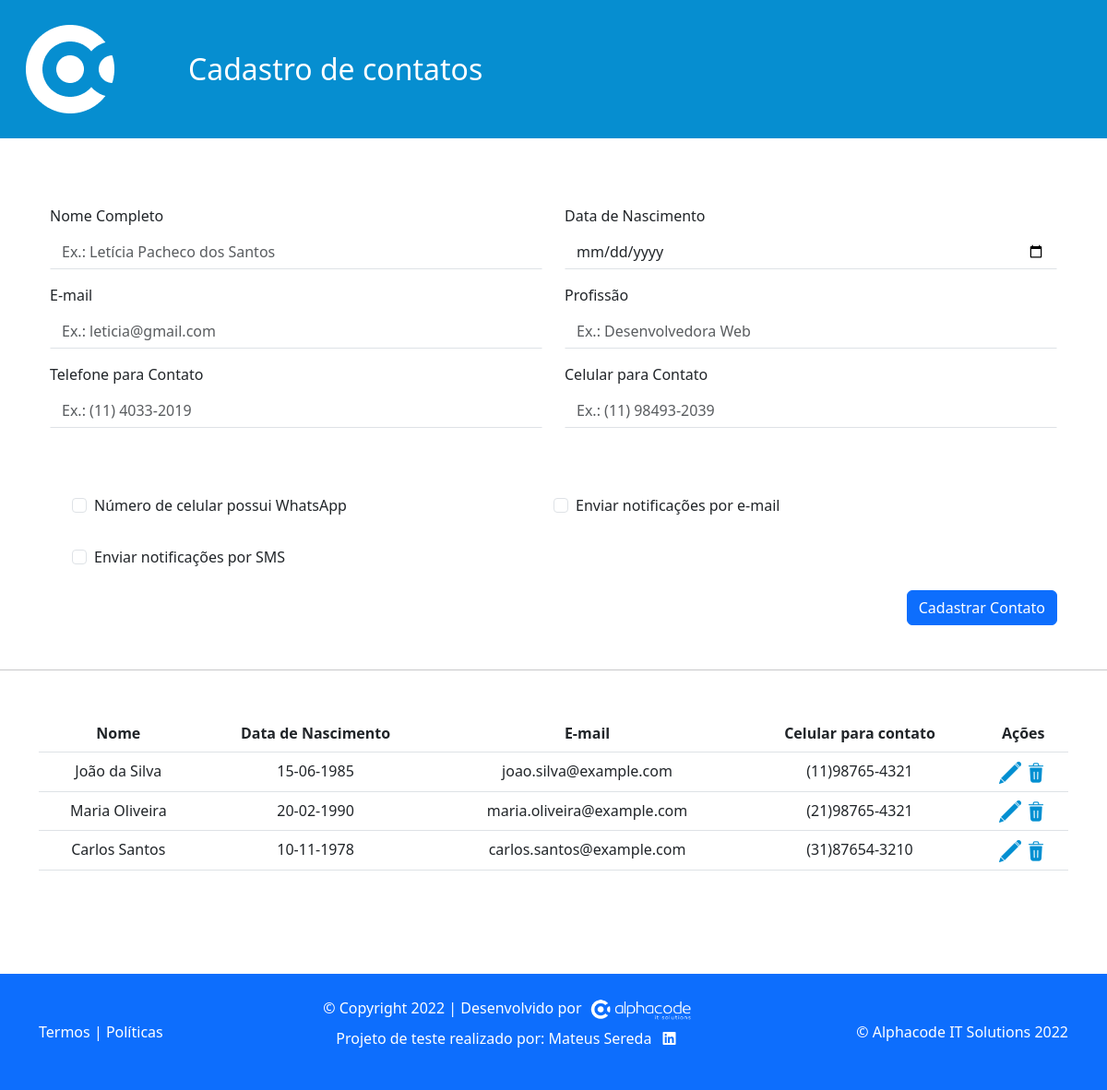
The page / on the database its author committed.
### tables this page shows
CREATE TABLE `contatos` (
  `id` int(11) NOT NULL AUTO_INCREMENT,
  `nome_completo` varchar(100) NOT NULL,
  `data_nascimento` date NOT NULL,
  `email` varchar(100) NOT NULL,
  `profissao` varchar(100) DEFAULT NULL,
  `telefone_contato` varchar(20) DEFAULT NULL,
  `celular_contato` varchar(20) DEFAULT NULL,
  `whatsapp` tinyint(1) DEFAULT 0,
  `notificacao_email` tinyint(1) DEFAULT 0,
  `notificacao_sms` tinyint(1) DEFAULT 0,
  `criado_em` timestamp NOT NULL DEFAULT current_timestamp(),
  `atualizado_em` timestamp NOT NULL DEFAULT current_timestamp() ON UPDATE current_timestamp(),
  PRIMARY KEY (`id`),
  UNIQUE KEY `email` (`email`),
  KEY `idx_nome_completo` (`nome_completo`),
  KEY `idx_email` (`email`)
);

### controllers/ContatoController.php (called while the page is built, shortened)
<?php
require_once 'models/Contato.php';
class ContatoController {
    private $contatoModel;
    public function __construct($contatoModel) {
        $this->contatoModel = $contatoModel;
    }
    public function list() {
        $contatos = $this->contatoModel->getContatos();
        include 'views/contato_form.php';
        include 'views/contato_list.php';
    }
}
?>

### models/Contato.php (called while the page is built, shortened)
<?php
class Contato {
    private $pdo;
    public function __construct($pdo) {
        $this->pdo = $pdo;
    }
    public function getContatos() {
        try {
            $stmt = $this->pdo->query('SELECT * FROM contatos');
            return $stmt->fetchAll(PDO::FETCH_ASSOC);
        } catch (PDOException $e) {
            echo 'Erro de PDO: ' . $e->getMessage();
            return false;
        } catch (Exception $e) {
            echo 'Erro: ' . $e->getMessage();
            return false;
        }
    }
}
?>

### views/contato_list.php (the view)
<hr class="mt-5 mb-5">
<main class="container">
    <div class="table-responsive pb-5">
        <table class="table">
            <thead class="custom-thead">
                <tr class="text-center">
                    <th>Nome</th>
                    <th>Data de Nascimento</th>
                    <th>E-mail</th>
                    <th>Celular para contato</th>
                    <th>Ações</th>
                </tr>
            </thead>
            <tbody>
                <?php if (isset($contatos) && !empty($contatos)): ?>
                    <?php foreach ($contatos as $contato): ?>
                        <tr class="text-center border-bottom border-right">
                            <td><?php echo htmlspecialchars($contato['nome_completo']); ?></td>
                            <td><?php echo htmlspecialchars((new DateTime($contato['data_nascimento']))->format('d-m-Y')); ?></td>
                            <td><?php echo htmlspecialchars($contato['email']); ?></td>
                            <td><?php echo htmlspecialchars($contato['celular_contato']); ?></td>
                            <td>
                                <a href="index.php?action=edit&id=<?php echo $contato['id']; ?>"><img src="assets/editar.png" alt="Editar"></a>
                                <a href="index.php?action=delete&id=<?php echo $contato['id']; ?>"><img src="assets/excluir.png" alt="Excluir"></a>
                            </td>
                        </tr>
                    <?php endforeach; ?>
                <?php else: ?>
                    <tr>
                        <td colspan="5" class="text-center">Nenhum contato encontrado.</td>
                    </tr>
                <?php endif; ?>
            </tbody>
        </table>
    </div>
</main>

### index.php (shortened to what this page needs)
<!DOCTYPE html>
<html lang="pt-BR">
<head>
    <link href="https://cdn.jsdelivr.net/npm/bootstrap@5.3.0/dist/css/bootstrap.min.css" rel="stylesheet">
    <link href="css/style.css" rel="stylesheet">
</head>
<body>
<header class="text-white row bg">
    <div class="col-2 d-flex align-items-center">
        <img src="assets/logo_alphacode.png" alt="Logo" class="img-fluid">
    </div>
    <div class="col-10 d-flex align-items-center justify-content-left">
        <h2 class="m-0">
        <?php
        if(isset($_GET) && isset($_GET['action'])){
            if($_GET['action'] == 'edit'){
                echo 'Edição de contatos';
            }
        }else{
            echo 'Cadastro de contatos';
        }
        ?>
        </h2>
    </div>
</header>
<?php
require_once 'controllers/ContatoController.php';
require_once 'models/Contato.php';
$database = new Database();
$pdo = $database->getConnection();
$contatoModel = new Contato($pdo);
$contatoController = new ContatoController($contatoModel);
if (isset($_GET['action'])) {
    $action = $_GET['action'];
    switch ($action) {
        case 'create':
            $contatoController->create();
            break;
        case 'delete':
            $contatoController->delete();
            break;
        case 'edit':
            $contatoController->edit();
            break;
        case 'update':
            $contatoController->update();
            break;
        default:
            $contatoController->list();
            require_once 'views/footer.php';
            break;
    }
} else {
    $contatoController->list();
    require_once 'views/footer.php';
}
?>
</body>
</html>

### views/contato_form.php (shortened to what this page needs)
<main class="container mt-4">
    <div class="container">
        <form action="index.php?action=create" method="POST">
            <div class="row mb-3 pt-5">
                <div class="col-md-6">
                    <label for="nome_completo" class="form-label">Nome Completo</label>
                    <input placeholder="Ex.: Letícia Pacheco dos Santos" type="text" class="form-control rounded-0" id="nome_completo" name="nome_completo" required>
                </div>
                <div class="col-md-6">
                    <label for="data_nascimento" class="form-label">Data de Nascimento</label>
                    <input type="date" class="form-control rounded-0" id="data_nascimento" name="data_nascimento" required>
                </div>
            </div>
            <div class="row mb-3">
                <div class="col-md-6">
                    <label for="email" class="form-label">E-mail</label>
                    <input placeholder="Ex.: leticia@gmail.com" type="email" class="form-control rounded-0" id="email" name="email" required>
                </div>
                <div class="col-md-6">
                    <label for="profissao" class="form-label">Profissão</label>
                    <input placeholder="Ex.: Desenvolvedora Web" type="text" class="form-control rounded-0" id="profissao" name="profissao" required>
                </div>
            </div>
            <div class="row mb-3">
                <div class="col-md-6">
                    <label for="telefone_contato" class="form-label">Telefone para Contato</label>
                    <input placeholder="Ex.: (11) 4033-2019" type="tel" class="form-control rounded-0" id="telefone_contato" name="telefone_contato" required>
                </div>
                <div class="col-md-6">
                    <label for="celular_contato" class="form-label">Celular para Contato</label>
                    <input placeholder="Ex.: (11) 98493-2039" type="tel" class="form-control rounded-0" id="celular_contato" name="celular_contato" required>
                </div>
            </div>
            <div class="row mb-3 m-4 pt-5">
                <div class="form-check mb-2 col-md-6">
                    <input type="checkbox" class="form-check-input" id="whatsapp" name="whatsapp">
                    <label class="form-check-label" for="whatsapp">Número de celular possui WhatsApp</label>
                </div>
                <div class="form-check col-md-6">
                    <input type="checkbox" class="form-check-input" id="notificacao_email" name="notificacao_email">
                    <label class="form-check-label" for="notificacao_email">Enviar notificações por e-mail</label>
                </div>
                <div class="form-check mb-2 col-md-6 mt-4">
                    <input type="checkbox" class="form-check-input" id="notificacao_sms" name="notificacao_sms">
                    <label class="form-check-label" for="notificacao_sms">Enviar notificações por SMS</label>
                </div>
            </div>
            <div class="text-end">
                <button type="submit" class="btn btn-primary">Cadastrar Contato</button>
            </div>
        </form>
    </div>
</main>

### views/footer.php
<footer class="bg-primary py-4 mt-4 text-white d-flex justify-content-center align-items-center mt-5">
    <div class="container d-flex flex-column flex-md-row justify-content-between align-items-center">
        <div class="text-left mb-2 mb-md-0">
            <a href="#" class="text-decoration-none text-white">Termos</a> |
            <a href="#" class="text-decoration-none text-white">Políticas</a>
        </div>
        <div class="text-center mb-2 mb-md-0">
            <p class="mb-0">
                &copy; Copyright 2022 | Desenvolvido por
                <a href="https://site.alphacode.com.br/">
                    <img src="assets/logo_rodape_alphacode.png" alt="Logo_rodape" class="img-fluid logo_rodape">
                </a>
            </p>
            <p class="text-white">
                Projeto de teste realizado por:
                <a href="https://www.linkedin.com/in/mateus-sereda/" style="color: white; text-decoration: none;">
                    Mateus Sereda
                    <i class="p-2 fa-brands fa-linkedin pl-4"></i>
                </a>
            </p>
        </div>
        <div class="text-right">
            <p class="mb-0">&copy; Alphacode IT Solutions 2022</p>
        </div>
    </div>
</footer>

### css/style.css (style rules this page uses)
.bg { background-color: #068ed0 !important; }
.custom-thead { background-color: #068ed0 !important; color: white; }
.logo_rodape { min-width: 120px; width: 11%; }
.form-control { border-color: transparent; border-bottom-color: #dee2e6; box-shadow: none; }

### rows shown on the page
contatos: nome_completo "João da Silva", data_nascimento "15-06-1985", email "joao.silva@example.com", celular_contato "(11)98765-4321"
contatos: nome_completo "Maria Oliveira", data_nascimento "20-02-1990", email "maria.oliveira@example.com", celular_contato "(21)98765-4321"
contatos: nome_completo "Carlos Santos", data_nascimento "10-11-1978", email "carlos.santos@example.com", celular_contato "(31)87654-3210"
